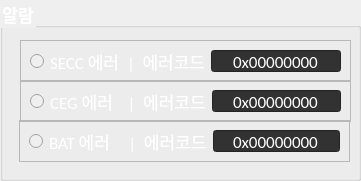
          <widget class="QGroupBox" name="groupBox_2">
           <property name="geometry">
            <rect>
             <x>20</x>
             <y>310</y>
             <width>361</width>
             <height>181</height>
            </rect>
           </property>
           <property name="font">
            <font>
             <family>Calibri</family>
             <pointsize>13</pointsize>
             <weight>75</weight>
             <italic>false</italic>
             <bold>true</bold>
            </font>
           </property>
           <property name="styleSheet">
            <string notr="true">color: white;



</string>
           </property>
           <property name="title">
            <string>알람</string>
           </property>
           <widget class="QFrame" name="frame_3">
            <property name="geometry">
             <rect>
              <x>20</x>
              <y>40</y>
              <width>331</width>
              <height>42</height>
             </rect>
            </property>
            <property name="font">
             <font>
              <family>Calibri</family>
              <pointsize>13</pointsize>
             </font>
            </property>
            <property name="frameShape">
             <enum>QFrame::StyledPanel</enum>
            </property>
            <property name="frameShadow">
             <enum>QFrame::Raised</enum>
            </property>
            <layout class="QHBoxLayout" name="horizontalLayout_3">
             <item>
              <widget class="QRadioButton" name="rbSECCError">
               <property name="enabled">
                <bool>false</bool>
               </property>
               <property name="font">
                <font>
                 <family>Calibri</family>
                 <pointsize>13</pointsize>
                </font>
               </property>
               <property name="styleSheet">
                <string notr="true">QRadioButton::indicator::checked{ 
border: 3px solid; 
border-color: red;
border-radius: 6px;
background-color: rgb(255,0,0); 
}</string>
               </property>
               <property name="text">
                <string>SECC 에러</string>
               </property>
               <property name="checkable">
                <bool>true</bool>
               </property>
              </widget>
             </item>
             <item>
              <widget class="QLabel" name="label_3">
               <property name="font">
                <font>
                 <family>Calibri</family>
                 <pointsize>13</pointsize>
                </font>
               </property>
               <property name="text">
                <string>|  에러코드</string>
               </property>
               <property name="alignment">
                <set>Qt::AlignRight|Qt::AlignTrailing|Qt::AlignVCenter</set>
               </property>
              </widget>
             </item>
             <item>
              <widget class="QLineEdit" name="leSeccErrCode">
               <property name="enabled">
                <bool>true</bool>
               </property>
               <property name="font">
                <font>
                 <family>Calibri</family>
                 <pointsize>13</pointsize>
                </font>
               </property>
               <property name="styleSheet">
                <string notr="true">background-color:rgb(50, 50, 50);</string>
               </property>
               <property name="text">
                <string>0x00000000</string>
               </property>
               <property name="alignment">
                <set>Qt::AlignCenter</set>
               </property>
               <property name="readOnly">
                <bool>true</bool>
               </property>
              </widget>
             </item>
            </layout>
           </widget>
           <widget class="QFrame" name="frame_4">
            <property name="geometry">
             <rect>
              <x>20</x>
              <y>80</y>
              <width>331</width>
              <height>42</height>
             </rect>
            </property>
            <property name="font">
             <font>
              <family>Calibri</family>
              <pointsize>13</pointsize>
             </font>
            </property>
            <property name="frameShape">
             <enum>QFrame::StyledPanel</enum>
            </property>
            <property name="frameShadow">
             <enum>QFrame::Raised</enum>
            </property>
            <layout class="QHBoxLayout" name="horizontalLayout_4">
             <item>
              <widget class="QRadioButton" name="rbCEGError">
               <property name="enabled">
                <bool>false</bool>
               </property>
               <property name="font">
                <font>
                 <family>Calibri</family>
                 <pointsize>13</pointsize>
                </font>
               </property>
               <property name="styleSheet">
                <string notr="true">QRadioButton::indicator::checked{ 
border: 3px solid; 
border-color: red;
border-radius: 6px;
background-color: rgb(255,0,0); 
}</string>
               </property>
               <property name="text">
                <string>CEG 에러</string>
               </property>
               <property name="checkable">
                <bool>true</bool>
               </property>
              </widget>
             </item>
             <item>
              <widget class="QLabel" name="label_4">
               <property name="font">
                <font>
                 <family>Calibri</family>
                 <pointsize>13</pointsize>
                </font>
               </property>
               <property name="text">
                <string>  |  에러코드</string>
               </property>
              </widget>
             </item>
             <item>
              <widget class="QLineEdit" name="leCegErrrCode">
               <property name="enabled">
                <bool>true</bool>
               </property>
               <property name="font">
                <font>
                 <family>Calibri</family>
                 <pointsize>13</pointsize>
                </font>
               </property>
               <property name="styleSheet">
                <string notr="true">background-color:rgb(50, 50, 50);</string>
               </property>
               <property name="text">
                <string>0x00000000</string>
               </property>
               <property name="alignment">
                <set>Qt::AlignCenter</set>
               </property>
               <property name="readOnly">
                <bool>true</bool>
               </property>
              </widget>
             </item>
            </layout>
           </widget>
           <widget class="QFrame" name="frame_5">
            <property name="geometry">
             <rect>
              <x>19</x>
              <y>120</y>
              <width>331</width>
              <height>42</height>
             </rect>
            </property>
            <property name="font">
             <font>
              <family>Calibri</family>
              <pointsize>13</pointsize>
             </font>
            </property>
            <property name="frameShape">
             <enum>QFrame::StyledPanel</enum>
            </property>
            <property name="frameShadow">
             <enum>QFrame::Raised</enum>
            </property>
            <layout class="QHBoxLayout" name="horizontalLayout_5">
             <item>
              <widget class="QRadioButton" name="rbBATError">
               <property name="enabled">
                <bool>false</bool>
               </property>
               <property name="font">
                <font>
                 <family>Calibri</family>
                 <pointsize>13</pointsize>
                </font>
               </property>
               <property name="styleSheet">
                <string notr="true">QRadioButton::indicator::checked{ 
border: 3px solid; 
border-color: red;
border-radius: 6px;
background-color: rgb(255,0,0); 
}</string>
               </property>
               <property name="text">
                <string>BAT 에러</string>
               </property>
               <property name="checkable">
                <bool>true</bool>
               </property>
              </widget>
             </item>
             <item>
              <widget class="QLabel" name="label_5">
               <property name="font">
                <font>
                 <family>Calibri</family>
                 <pointsize>13</pointsize>
                </font>
               </property>
               <property name="text">
                <string>   |  에러코드</string>
               </property>
              </widget>
             </item>
             <item>
              <widget class="QLineEdit" name="leBatErrCode">
               <property name="enabled">
                <bool>true</bool>
               </property>
               <property name="font">
                <font>
                 <family>Calibri</family>
                 <pointsize>13</pointsize>
                </font>
               </property>
               <property name="styleSheet">
                <string notr="true">background-color:rgb(50, 50, 50);</string>
               </property>
               <property name="inputMask">
                <string/>
               </property>
               <property name="text">
                <string>0x00000000</string>
               </property>
               <property name="alignment">
                <set>Qt::AlignCenter</set>
               </property>
               <property name="readOnly">
                <bool>true</bool>
               </property>
              </widget>
             </item>
            </layout>
           </widget>
          </widget>
